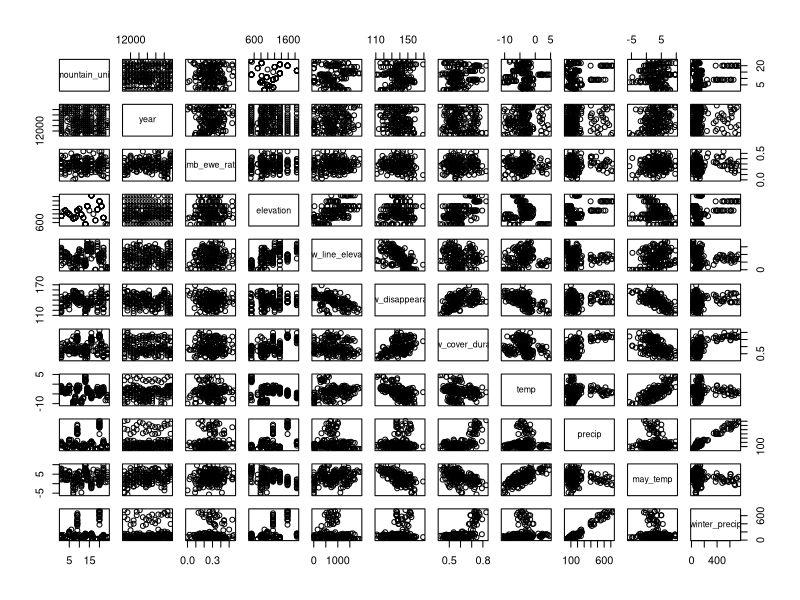

Write R code to recreate this figure. (Note: this script raises an error after producing the figure.)
## ---- chunk 1
# Set your working directory

# Load your packages
require(lubridate)
require(tidyverse)
require(ggplot2)
require(dplyr)

# Set your ggplot theme
mytheme <- theme_classic(base_size = 14) +
  theme(axis.text = element_text(color = "black"),
        legend.position = "top")
theme_set(mytheme)

# Load your datasets
lamb_ewe <- read.csv("../Data/Processed/lamb_ewe_wrangle.csv")

#Change year to date class
lamb_ewe$year <- as.Date(as.character(lamb_ewe$year), format = "%Y")
## ---- chunk 2
#Explore the data

#Dimensions of the dataset
print(dim(lamb_ewe))

#Column names
colnames(lamb_ewe)

#Data summary
summary(lamb_ewe)

#Plot scatterplot matrix 
plot(lamb_ewe)

#Check for normality
## ---- chunk 3
#Create preliminary GLM 
lamb_lm <- lm(data = lamb_ewe_wrangle, lamb_ewe_ratio ~ year + elevation + snow_line_elevation + 
              snow_disappearance + snow_cover_duration + temp + precip + may_temp + winter_precip)

#Summarize model 
summary(lamb_lm)

#Choose best model by AIC in a Stepwise Algorithm
step(lamb_lm)

#Best model selected based off previous step 
new_lamb_lm<-lm(formula = lamb_ewe_ratio ~ snow_cover_duration + temp + may_temp, 
    data = lamb_ewe_wrangle)

#Summarize model 
summary(new_lamb_lm)
## ---- chunk 4
#Plot relationship between lamb ewe ratio and snow cover duration
lamb_snowcoverduration<-ggplot(lamb_ewe, aes(x = snow_cover_duration, y = lamb_ewe_ratio)) +
  geom_point() +
  geom_smooth(method=lm, se=FALSE) +
  labs(x="Snow Cover Duration", y = "Lamb EWE Ratio")
 
plot(lamb_snowcoverduration)

#Plot relationship between lamb ewe ratio and temperature
lamb_temp<-ggplot(lamb_ewe, aes(x = temp, y = lamb_ewe_ratio)) +
  geom_point() +
  geom_smooth(method=lm, se=FALSE, col="red") +
  labs(x="Temperature", y = "Lamb EWE Ratio")

plot(lamb_temp)

#Plot relationship between lamb ewe ratio and may temperatures
lamb_maytemp<-ggplot(lamb_ewe, aes(x = may_temp, y = lamb_ewe_ratio)) +
  geom_point() +
  geom_smooth(method=lm, se=FALSE, col="green") +
  labs(x="May Temperatures", y = "Lamb EWE Ratio")

plot(lamb_maytemp)
## ---- chunk 5
#Diagnostic Plots 
par(mfrow = c(2, 2))
plot(new_lamb_lm)
